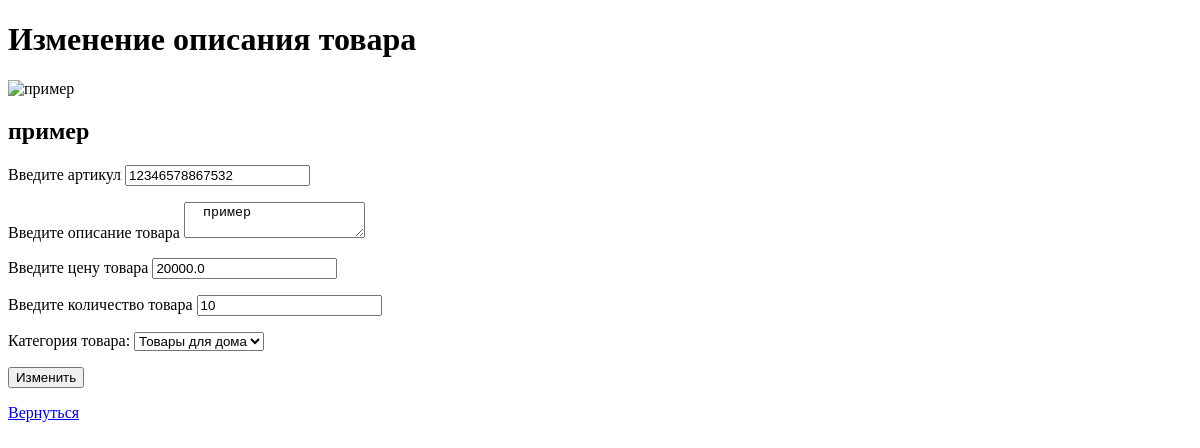
Screenshot of /product/update_product/7 (signed in) with the database file from the repository.
### app/models/product.py (models this page shows)
class ProductModel(Base):
    __tablename__ = 'products'
    __table_args__ = {'keep_existing': True}
    id = Column(INTEGER, primary_key=True)
    name = Column(String, index=True)
    description = Column(String)
    item_number = Column(String)
    price = Column(DOUBLE)
    count = Column(INTEGER)
    is_active = Column(BOOLEAN, default=True)
    category = Column(INTEGER, ForeignKey('categories.id'), nullable=False)
    action = Column(BOOLEAN, default=False)
    img = Column(String)

### app/routers/product.py (the view)
@product_router.get('/update_product/{id_product}')
async def update_product_get(request: Request, db: Annotated[Session, Depends(get_db)], id_product: int = -1,
                             user=Depends(get_current_user)):
    info = {'request': request, 'title': 'Изменение описания товара'}
    if user is None:
        return RedirectResponse('/user/login')
    elif not user.is_staff:
        return RedirectResponse('/product/list')
    else:
        product = db.scalar(select(ProductModel).where(ProductModel.id == id_product))
        info['categories'] = list(db.scalars(select(Categories)).all())
        info['product'] = product
        info['display'] = 'Ok'
        info['image_str'], info['format_file'] = image_to_str(product, 'page')
        return templates.TemplateResponse('product/update_product_page.html', info)

### app/templates/product/update_product_page.html (shortened to what this page needs)
<!DOCTYPE html>
<html lang="en">
<head>
    <link rel="stylesheet" href="./app/templates/product/style.css">
</head>
<body>
    <h1>{{title}}</h1>
        {% if display %}
        <section class="conteiner-fluid">
            <form method="post" action="/product/update_product/{{product.id}}" enctype="multipart/form-data">
                <div class="col-auto">
                    <div class="imput-group">
                    <img alt="{{ product.name}}"/>
                        <h2> {{ product.name}} </h2>
                    <label for="item_number"> Введите артикул </label>
                    <input type="text" id="item_number"  name="item_number" maxlength="255" value={{product.item_number}}
                           aria-describedby="btn-add_product">
                   <label for="description"> Введите описание товара</label>
                    <textarea id="description" name="description"> {{product.description}} </textarea>
                     <label for="price"> Введите цену товара </label>
                    <input type="text" value={{product.price}} id="price" name="price" maxlength="255">
                     <label for="count"> Введите количество товара </label>
                    <input type="text" value={{product.count}} id="count" name="count" maxlength="255">
                    <label for="category">Категория товара:</label>
                    <select name="category" id="category">
                        {% for item in categories %}
                            <option value={{item.id}}> {{item.name}} </option>
                        {% endfor %}
                    </select>
                    <button type="submit">Изменить</button>
                    </div>
                </div>
            </form>
        </section>
        {% endif %}
<a href="/product/list"> Вернуться</a>
</body>
</html>

### rows the page displays
ProductModel: name "пример", item_number "12346578867532", description "пример", price "20000.0", count "10"

### other values shown
{{ title }} "Изменение описания товара"
form field category "Товары для дома"
